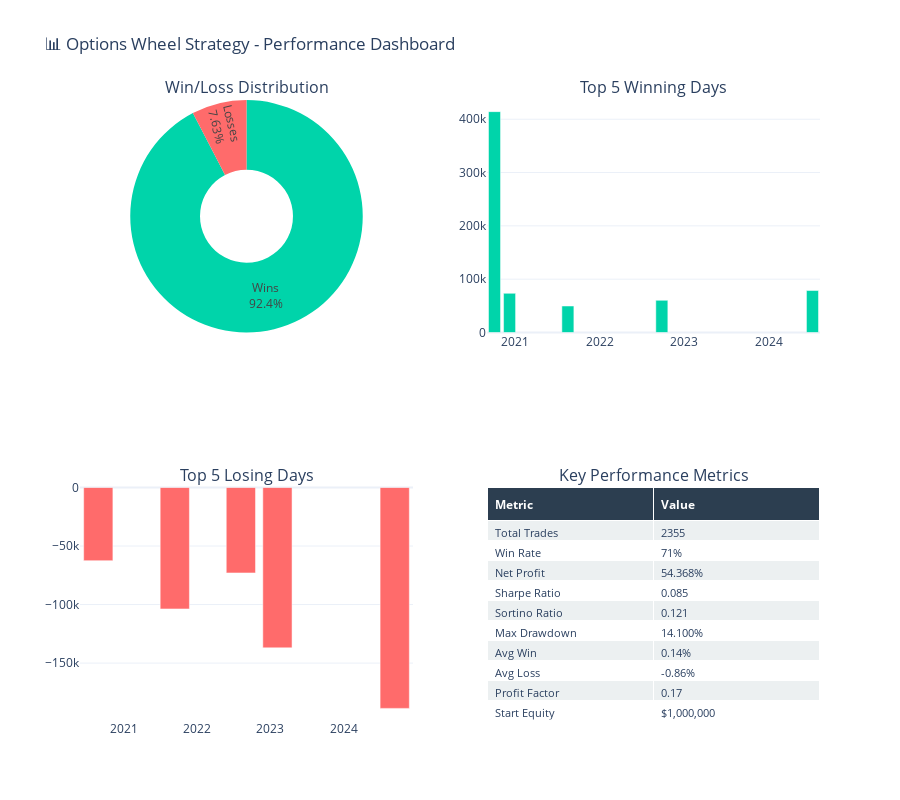

The cell this chart's notebook holds for it:
### Markdown cell above
## 🎯 Performance Dashboard

This comprehensive dashboard displays the key performance metrics of the wheel strategy across 4 panels:

1. **Win/Loss Distribution**: Shows the proportion of winning vs losing trades
2. **Top 5 Winners**: Highlights the best performing trades by percentage return
3. **Top 5 Losers**: Reveals the worst performing trades to understand risk
4. **Summary Statistics**: Key metrics including Sharpe ratio, max drawdown, and profit factor

### Code cell
# Calculate additional metrics
wins = df[df['PnL'] > 0]
losses = df[df['PnL'] < 0]
total_trades = len(df)
win_count = len(wins)
loss_count = len(losses)

# Create subplots
fig = make_subplots(
    rows=2, cols=2,
    subplot_titles=('Win/Loss Distribution', 'Top 5 Winning Days', 
                    'Top 5 Losing Days', 'Key Performance Metrics'),
    specs=[[{'type': 'pie'}, {'type': 'bar'}],
           [{'type': 'bar'}, {'type': 'table'}]],
    row_heights=[0.5, 0.5]
)

# 1. Win/Loss Pie Chart
fig.add_trace(go.Pie(
    labels=['Wins', 'Losses'],
    values=[win_count, loss_count],
    marker=dict(colors=['#00d4aa', '#ff6b6b']),
    hole=0.4,
    textinfo='percent+label',
    hovertemplate='<b>%{label}</b><br>Count: %{value}<br>Percentage: %{percent}<extra></extra>'
), row=1, col=1)

# 2. Top 5 Winners
top_winners = df.nlargest(5, 'PnL')
fig.add_trace(go.Bar(
    x=top_winners['Date'].dt.strftime('%Y-%m-%d'),
    y=top_winners['PnL'],
    marker_color='#00d4aa',
    name='Winners',
    hovertemplate='<b>Date:</b> %{x}<br><b>P&L:</b> %{y:.2f}%<extra></extra>'
), row=1, col=2)

# 3. Top 5 Losers
top_losers = df.nsmallest(5, 'PnL')
fig.add_trace(go.Bar(
    x=top_losers['Date'].dt.strftime('%Y-%m-%d'),
    y=top_losers['PnL'],
    marker_color='#ff6b6b',
    name='Losers',
    hovertemplate='<b>Date:</b> %{x}<br><b>P&L:</b> %{y:.2f}%<extra></extra>'
), row=2, col=1)

# 4. Statistics Table
stats_data = [
    ['Total Trades', f"{statistics.get('Total Orders', 'N/A')}"],
    ['Win Rate', statistics.get('Win Rate', 'N/A')],
    ['Net Profit', statistics.get('Net Profit', 'N/A')],
    ['Sharpe Ratio', f"{statistics.get('Sharpe Ratio', 'N/A')}"],
    ['Sortino Ratio', f"{statistics.get('Sortino Ratio', 'N/A')}"],
    ['Max Drawdown', statistics.get('Drawdown', 'N/A')],
    ['Avg Win', statistics.get('Average Win', 'N/A')],
    ['Avg Loss', statistics.get('Average Loss', 'N/A')],
    ['Profit Factor', f"{statistics.get('Profit-Loss Ratio', 'N/A')}"],
    ['Start Equity', f"${float(statistics.get('Start Equity', 0)):,.0f}"],
    ['End Equity', f"${float(statistics.get('End Equity', 0)):,.2f}"]
]

fig.add_trace(go.Table(
    header=dict(values=['<b>Metric</b>', '<b>Value</b>'],
                fill_color='#2c3e50',
                font=dict(color='white', size=12),
                align='left'),
    cells=dict(values=list(zip(*stats_data)),
               fill_color=[['#ecf0f1', 'white']*len(stats_data)],
               align='left',
               font=dict(size=11))
), row=2, col=2)

fig.update_layout(
    title_text='📊 Options Wheel Strategy - Performance Dashboard',
    showlegend=False,
    height=800,
    template='plotly_white'
)

fig.show()

### Figure 1 — Plotly figure (JSON) as saved in the notebook; plotly's stock layout.template omitted (floating-point values rounded to 4 significant figures)
{"data": [{"domain": {"x": [0, 0.45], "y": [0.625, 1]}, "hole": 0.4, "hovertemplate": "<b>%{label}</b><br>Count: %{value}<br>Percentage: %{percent}<extra></extra>", "labels": ["Wins", "Losses"], "marker": {"colors": ["#00d4aa", "#ff6b6b"]}, "textinfo": "percent+label", "type": "pie", "values": [811, 67]}, {"hovertemplate": "<b>Date:</b> %{x}<br><b>P&L:</b> %{y:.2f}%<extra></extra>", "marker": {"color": "#00d4aa"}, "name": "Winners", "type": "bar", "x": ["2020-10-03", "2024-07-08", "2020-12-07", "2022-09-26", "2021-08-16"], "xaxis": "x", "y": [414250, 78725, 73500, 60360, 49720], "yaxis": "y"}, {"hovertemplate": "<b>Date:</b> %{x}<br><b>P&L:</b> %{y:.2f}%<extra></extra>", "marker": {"color": "#ff6b6b"}, "name": "Losers", "type": "bar", "x": ["2024-09-12", "2023-02-06", "2021-09-13", "2022-08-08", "2020-08-28"], "xaxis": "x2", "y": [-188700, -137000, -103750, -73000, -62517], "yaxis": "y2"}, {"cells": {"align": "left", "fill": {"color": [["#ecf0f1", "white", "#ecf0f1", "white", "#ecf0f1", "white", "#ecf0f1", "white", "#ecf0f1", "white", "#ecf0f1", "white", "#ecf0f1", "white", "#ecf0f1", "white", "#ecf0f1", "white", "#ecf0f1", "white", "#ecf0f1", "white"]]}, "font": {"size": 11}, "values": [["Total Trades", "Win Rate", "Net Profit", "Sharpe Ratio", "Sortino Ratio", "Max Drawdown", "Avg Win", "Avg Loss", "Profit Factor", "Start Equity", "End Equity"], ["2355", "71%", "54.368%", "0.085", "0.121", "14.100%", "0.14%", "-0.86%", "0.17", "$1,000,000", "$1,543,676.25"]]}, "domain": {"x": [0.55, 1], "y": [0, 0.375]}, "header": {"align": "left", "fill": {"color": "#2c3e50"}, "font": {"color": "white", "size": 12}, "values": ["<b>Metric</b>", "<b>Value</b>"]}, "type": "table"}], "layout": {"annotations": [{"font": {"size": 16}, "showarrow": false, "text": "Win/Loss Distribution", "x": 0.225, "xanchor": "center", "xref": "paper", "y": 1, "yanchor": "bottom", "yref": "paper"}, {"font": {"size": 16}, "showarrow": false, "text": "Top 5 Winning Days", "x": 0.775, "xanchor": "center", "xref": "paper", "y": 1, "yanchor": "bottom", "yref": "paper"}, {"font": {"size": 16}, "showarrow": false, "text": "Top 5 Losing Days", "x": 0.225, "xanchor": "center", "xref": "paper", "y": 0.375, "yanchor": "bottom", "yref": "paper"}, {"font": {"size": 16}, "showarrow": false, "text": "Key Performance Metrics", "x": 0.775, "xanchor": "center", "xref": "paper", "y": 0.375, "yanchor": "bottom", "yref": "paper"}], "height": 800, "showlegend": false, "title": {"text": "📊 Options Wheel Strategy - Performance Dashboard"}, "xaxis": {"anchor": "y", "domain": [0.55, 1]}, "xaxis2": {"anchor": "y2", "domain": [0, 0.45]}, "yaxis": {"anchor": "x", "domain": [0.625, 1]}, "yaxis2": {"anchor": "x2", "domain": [0, 0.375]}}}
